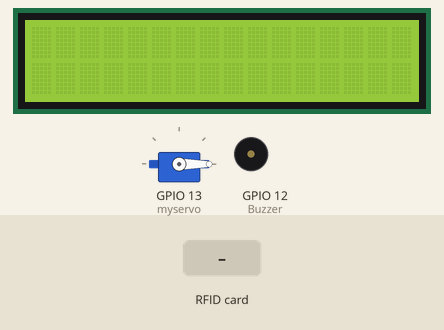
Bench run of a sketch on a simulated ESP32. Parts: 16×2 character LCD, servo, buzzer (waves = sounding, pin HIGH). Wiring (inferred from the names in the program): IR receiver: data GPIO 14. The inputs (shaded band) are chosen by the test bench. WiFi joins after 1.5 s; servers stay silent unless stated; uploads are accepted with an empty reply; what the sketch prints to the serial monitor is not drawn.

Above: at 3.3 s.
3.4 s: RFID card 5E 7A 19 C4 held to the reader
At 5.7 s:
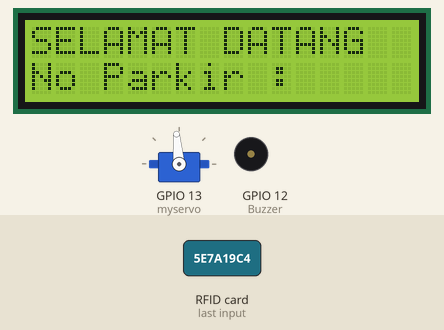
At 7.9 s:
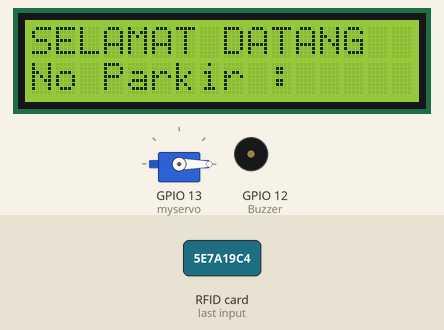
Timing chart, 0 to 9.4 s (numbered marks = the images above; inputs shaded):
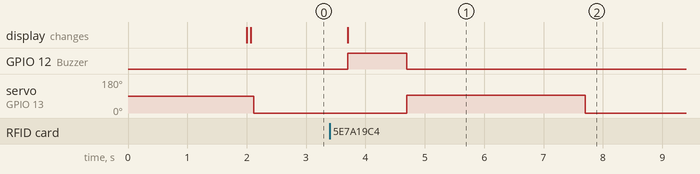

The sketch:

PINTU_MASUK.ino
```cpp
#include <SPI.h>
#include <Wire.h>
#include <MFRC522.h>
#include <ESP32Servo.h>
#include <WiFi.h>
#include <HTTPClient.h>
#include <LiquidCrystal_I2C.h>

LiquidCrystal_I2C lcd(0x27, 16, 2);

#define RST_PIN 33
#define SDA_PIN 5
#define Buzzer 12
#define IR 14

int val=0;
Servo myservo;

MFRC522 mfrc522(SDA_PIN, RST_PIN);
// Replace with your network credentials (STATION)
const char* ssid = "WS Clown Project 2.4G";
const char* password = "membadutbersama";

String serverName = "http://parkir.sitesxyz.my.id/";

unsigned long lastTime = 0;
unsigned long timerDelay = 5000;


void setup() {
  Serial.begin(115200);
  SPI.begin();
  initWiFi();
  lcd.begin();
  lcd.backlight();
  myservo.attach(13);
  pinMode(IR, INPUT);
  pinMode(Buzzer, OUTPUT);
  mfrc522.PCD_Init();
  Serial.println("Put your card to the reader...");

}

void loop() {
  val = digitalRead(IR);
  if(val == HIGH){
    myservo.write(0);
  }
  delay(100);
 if(!mfrc522.PICC_IsNewCardPresent()){
    return;
  }

  if(!mfrc522.PICC_ReadCardSerial()){
    return;
  }

  Serial.print("UID tag :");
  String UID = "";

  for(byte i = 0; i < mfrc522.uid.size; i++){
    Serial.print(mfrc522.uid.uidByte[i] < 0x10 ? " 0" :"");
    Serial.print(mfrc522.uid.uidByte[i], HEX);
    UID.concat(String(mfrc522.uid.uidByte[i] < 0x10 ? " 0" : ""));
    UID.concat(String(mfrc522.uid.uidByte[i], HEX));
  }

  Serial.println();
  Serial.print("Pesan : ");
  UID.toUpperCase();
  mfrc522.PICC_HaltA();
  mfrc522.PCD_StopCrypto1();

  HTTPClient http;
  String serverPath = serverName + "in.php?rfid=" + UID;
  http.begin(serverPath.c_str());
  int httpResponseCode = http.GET();

  if (httpResponseCode>0) {
      String payload = http.getString();
      if(payload == "0"){
        Serial.println("Kartu Tidak cocok / Anda Sudah Parkir");
        lcd.clear();
        lcd.setCursor(2, 0);
        lcd.print("Error !!!");
        digitalWrite(Buzzer, HIGH);
        delay(100);
        digitalWrite(Buzzer, LOW);
        delay(100);
      }else {
        Serial.println("SELAMAT DATANG");
        lcd.clear();
        lcd.setCursor(0, 0);
        lcd.print("SELAMAT DATANG");
        Serial.print("No Parkir : "); Serial.print(payload);
        lcd.setCursor(0, 1);
        lcd.print("No Parkir : "); lcd.print(payload);
        Serial.println("\n");
        digitalWrite(Buzzer, HIGH);
        delay(1000);
        digitalWrite(Buzzer, LOW);
        myservo.write(95);
        delay(3000);
      }
  }else {
      Serial.print("Error code: ");
      Serial.println(httpResponseCode);
  }
  http.end();

}

void initWiFi() {
  WiFi.mode(WIFI_STA);
  WiFi.begin(ssid, password);
  Serial.print("Connecting to WiFi ..");
  while (WiFi.status() != WL_CONNECTED) {
    Serial.print('.');
    delay(1000);
  }
  Serial.println(WiFi.localIP());
}
```

Measured:
- after the input at 3.4 s, GPIO 12 (Buzzer): LOW → HIGH after 0.30 s, → LOW 1.0 s later; servo on GPIO 13 (myservo): 0° → 95° after 1.3 s, → 0° 3.0 s later; the display: changes after 0.30 s (image 1)
